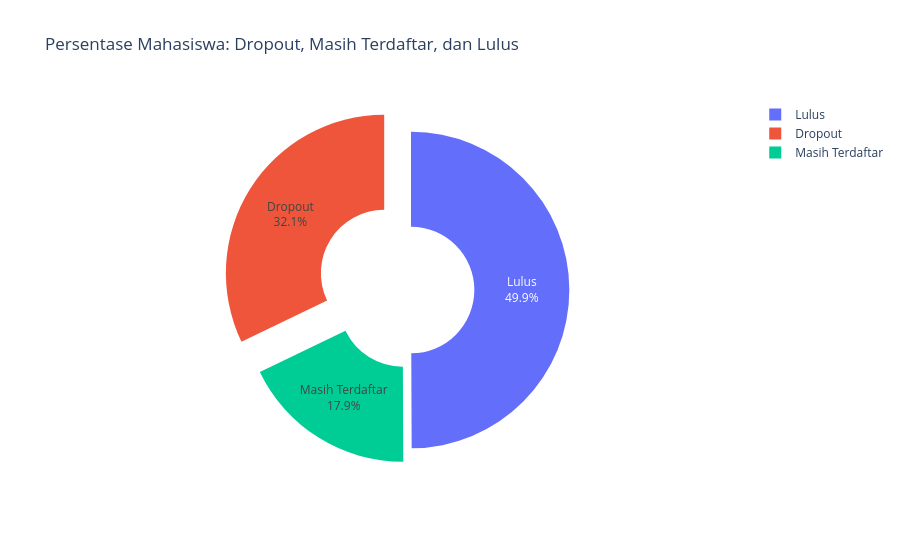

The notebook cell this image was saved under:
### Markdown cell above
### Exploratory Data Analysis (EDA)

EDA merupakan langkah penting dalam memahami dataset secara menyeluruh. Melalui analisis visual dan statistik, EDA membantu mengungkap pola, kejanggalan, serta hubungan antar fitur. Proses ini sangat bermanfaat untuk mengidentifikasi faktor-faktor yang berpengaruh terhadap risiko mahasiswa putus studi, sehingga proses pemodelan selanjutnya bisa dilakukan dengan dasar yang lebih kuat dan terarah.

**Memahami Status Mahasiswa: Proporsi Lulusan, Masih Aktif, dan Dropout**

Diagram lingkaran berikut menggambarkan distribusi status akademik mahasiswa dalam dataset. Terlihat bahwa sebesar 32,12% mahasiswa tidak melanjutkan studinya, menunjukkan tingkat dropout yang cukup tinggi dan perlu mendapat perhatian serta penanganan lebih lanjut.

### Code cell
x = df['Status'].value_counts().index
y = df['Status'].value_counts().values

# Membuat DataFrame status
status_df = pd.DataFrame({
    'Status': x,
    'Count_T': y
})

# Membuat pie chart dengan Plotly dan menampilkan persentase
fig = px.pie(status_df,
             names='Status',
             values='Count_T',
             title='Persentase Mahasiswa: Dropout, Masih Terdaftar, dan Lulus')

# Mengatur tampilan pie chart: lubang di tengah, informasi persentase + label, dan efek tarik sebagian
fig.update_traces(labels=['Lulus', 'Dropout', 'Masih Terdaftar'],
                  hole=0.4,
                  textinfo='percent+label',
                  pull=[0, 0.2, 0.1])

fig.show()

# Menampilkan jumlah mahasiswa per status secara tekstual
status_labels = ['Dropout', 'Enrolled', 'Graduate']
status_counts = df['Status'].value_counts().sort_index()
for idx, label in enumerate(status_labels):
    print(f"{label}: {status_counts.get(idx, 0)} mahasiswa ({status_counts.get(idx, 0) / df.shape[0] * 100:.2f}%)")

### Figure 1 — Plotly figure (JSON) as saved in the notebook; plotly's stock layout.template omitted (floating-point values rounded to 4 significant figures)
{"data": [{"domain": {"x": [0, 1], "y": [0, 1]}, "hole": 0.4, "hovertemplate": "Status=%{label}<br>Count_T=%{value}<extra></extra>", "labels": ["Lulus", "Dropout", "Masih Terdaftar"], "legendgroup": "", "name": "", "pull": [0, 0.2, 0.1], "showlegend": true, "textinfo": "percent+label", "type": "pie", "values": [2209, 1421, 794]}], "layout": {"legend": {"tracegroupgap": 0}, "title": {"text": "Persentase Mahasiswa: Dropout, Masih Terdaftar, dan Lulus"}}}
